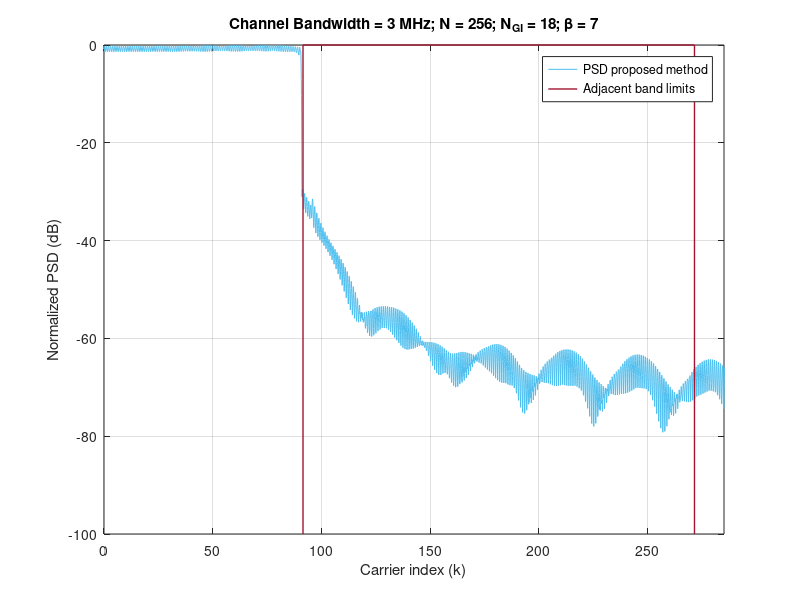

Write the MATLAB code that produced this figure.
clear,
%% %%%%%%%%%%%%%%%%%%%%%%%%%%%%%%%%%%%%%%%%%%%%%%%%%%%%%%%%%%
% %                 LOAD THE PARAMETERS                   % %
%%%%%%%%%%%%%%%%%%%%%%%%%%%%%%%%%%%%%%%%%%%%%%%%%%%%%%%%%% %%
addpath('../../data/Table2')
load('Table2_Parameters_for_Proposed_method_ChBw_3_MHz_N_256_NGI_18_b_7.mat');

Fsob = OFDM_param.Fsob; % Upsampling factor 
% Upsample in time-domain
N = OFDM_param.N*Fsob;
Ngi = OFDM_param.Ngi*Fsob;
b = (OFDM_param.b+1)*Fsob-1;
L = OFDM_param.L*Fsob;
Ms = OFDM_param.Ms;
g = OFDM_param.g;
us = OFDM_param.us;
ue = OFDM_param.ue;

ur = us + ue;

Pd = GenPulse_param.Pd;
Pd_todas = GenPulse_param.Pd_todas;
Paic = GenPulse_param.Paic;
Ptk = GenPulse_param.Ptk;
R_aic = GenPulse_param.R_aic;
R_tk = GenPulse_param.R_tk;
NexTemp = GenPulse_param.NexTemp;
cell_coef_lim = GenPulse_param.cell_coef_lim;

adj_band_y = Adj_bands.adj_band_y;
left_adj_band_x = Adj_bands.left_adj_band_x;
right_adj_band_x = Adj_bands.right_adj_band_x;



%% %%%%%%%%%%%%%%%%%%%%%%%%%%%%%%%%%%%%%%%%%%%%%%%%%%%%%%%%%%
%            OBTAIN THE PULSES IN THE SCENARIO            % %
%%%%%%%%%%%%%%%%%%%%%%%%%%%%%%%%%%%%%%%%%%%%%%%%%%%%%%%%%% %%

eta = (N+Ngi-b-1)/2; 
vn=(0:L+b-1)'-Ngi;  % Dicrete time axis vector
n0 = eta+b-Ngi;     % Phase delay due to Hermiticity


h_k = zeros((2*NexTemp+1)*L+b, N); % Matrix containing the proposed pulses
aic_k = zeros((2*NexTemp+1)*L+b, N);  % Matrix containing the AIC term
t_k = zeros((2*NexTemp+1)*L+b, N);    % Matrix containing the AST term

% Obtain h_k for every data carrier
for ind_k = 1:length(Pd);

    % % AIC terms
    %%%%%%%%%%%%%%%%%%%%%%%%%%%%%%%%%%
    % Central term
    Pc = exp(1j*2*pi/N*repmat(vn,1,length(Paic{ind_k})).*repmat(Paic{ind_k}.',length(vn),1)).*repmat(g.',1,length(Paic{ind_k}));
    % Advanced and delayed terms
    Pc = repmat(Pc,1,2*NexTemp+1);

    Omega_c_n0 = diag(repmat(exp(-1j*2*pi*Paic{ind_k}*n0/N),1+2*NexTemp,1));
    aic_temp = Pc*Omega_c_n0*diag(R_aic{ind_k}).*exp(1j*2*pi*Pd(ind_k)*n0/N);
    aic_k((NexTemp*L+1):(NexTemp+1)*L+b,Pd(ind_k)+N/2+1) = sum(aic_temp(:,1:length(Paic{ind_k})),2);    % CENTRAL TERM
    
    m_temp = 0;
    for ind_m = 1:NexTemp;                                                                              % ADVANCED AND DELAYED TERMS
        aic_k(((NexTemp-ind_m)*L+1):((NexTemp-ind_m+1)*L+b),Pd(ind_k)+N/2+1) = aic_k(((NexTemp-ind_m)*L+1):((NexTemp-ind_m+1)*L+b),Pd(ind_k)+N/2+1) + sum(aic_temp(:,(length(Paic{ind_k})*(1+m_temp)) + (1:length(Paic{ind_k}))),2);
        aic_k(((NexTemp+ind_m)*L+1):((NexTemp+ind_m+1)*L+b),Pd(ind_k)+N/2+1) = aic_k(((NexTemp+ind_m)*L+1):((NexTemp+ind_m+1)*L+b),Pd(ind_k)+N/2+1) + sum(aic_temp(:,(length(Paic{ind_k})*(1+m_temp+1)) + (1:length(Paic{ind_k}))),2);
        m_temp = m_temp+2;
    end
    
    % % AST terms
    %%%%%%%%%%%%%%%%%%%%%%%%%%%%%%%%%%
    % Central term
    Ts = exp(1j*2*pi/N*repmat(vn,1,length(Ptk{ind_k})).*repmat(Ptk{ind_k}.',length(vn),1)).*repmat(us.',1,length(Ptk{ind_k}));
    Te = exp(1j*2*pi/N*repmat(vn,1,length(Ptk{ind_k})).*repmat(Ptk{ind_k}.',length(vn),1)).*repmat(ue.',1,length(Ptk{ind_k}));
    T = [Ts, Te];
    
    % Advanced and delayed terms
    T = repmat(T,1,NexTemp+1);
    Omega_c_n0 = diag(repmat(exp(-1j*2*pi*Ptk{ind_k}*n0/N),2*(1+NexTemp),1));
    t_k_temp = T*Omega_c_n0*diag(R_tk{ind_k}).*exp(1j*2*pi*Pd(ind_k)*n0/N);
    t_k(((NexTemp)*L+1):((NexTemp+1))*L+b,Pd(ind_k)+N/2+1) = sum(t_k_temp(:,1:2*length(Ptk{ind_k})),2);

    m_temp = 0;
    for ind_m = 1:NexTemp;
            t_k(((NexTemp-ind_m)*L+1):(NexTemp-ind_m+1)*L+b,Pd(ind_k)+N/2+1) = t_k(((NexTemp-ind_m)*L+1):(NexTemp-ind_m+1)*L+b,Pd(ind_k)+N/2+1) + sum(t_k_temp(:,length(Ptk{ind_k})*(2+m_temp) + (1:length(Ptk{ind_k}))),2);
            t_k(((NexTemp+ind_m)*L+1):(NexTemp+ind_m+1)*L+b,Pd(ind_k)+N/2+1) = t_k(((NexTemp+ind_m)*L+1):(NexTemp+ind_m+1)*L+b,Pd(ind_k)+N/2+1) + sum(t_k_temp(:,length(Ptk{ind_k})*(2+m_temp+1) + (1:length(Ptk{ind_k}))),2);
            m_temp = m_temp + 2;
    end
end

h_k = aic_k + t_k;

p_k_conv = exp(1j*(2*pi/N)*repmat(vn,1,length(Pd_todas)).*repmat(Pd_todas.',length(vn),1)).*repmat(g.',1,length(Pd_todas));

h_k(NexTemp*L + (1:L+b),Pd_todas+N/2+1) = h_k(NexTemp*L + (1:L+b),Pd_todas+N/2+1) + p_k_conv;


%% %%%%%%%%%%%%%%%%%%%%%%%%%%%%%%%%%%%%%%%%%%%%%%%%%%%%%%%%%%
% %     REPRESENTATION OF THE PULSES IN THE SCENARIO      % %
%%%%%%%%%%%%%%%%%%%%%%%%%%%%%%%%%%%%%%%%%%%%%%%%%%%%%%%%%% %%

% Obtain the PSD
H_k = fft(h_k,N*Ms);

psd_H = fftshift(sum(abs(H_k).^2,2));

x = (-N*Ms/2:N*Ms/2-1)/(Ms);
indices = find(ismember(x,[-N/2,N/2-1]));
indices = indices(1):1:indices(2);

y_h = 10*log10(psd_H/max(psd_H));

% Table 2
figure,
plot(x(indices),y_h(indices), 'DisplayName', 'PSD proposed method', 'Color', "#4DBEEE"); hold on; grid on;
plot(left_adj_band_x, adj_band_y, 'DisplayName', 'Adjacent band limits', 'Color', "#A2142F", 'Linewidth', 1);
plot(right_adj_band_x, adj_band_y, 'HandleVisibility','off', 'Color', "#A2142F", 'Linewidth', 1);
xlabel('Carrier index (k)'); ylabel('Normalized PSD (dB)'); legend('show')
xlim([0, (right_adj_band_x(end))*1.05]); ylim([-100,0])
title(['Channel Bandwidth = 3 MHz; N = 256; N_{GI} = 18; \beta = 7'])

